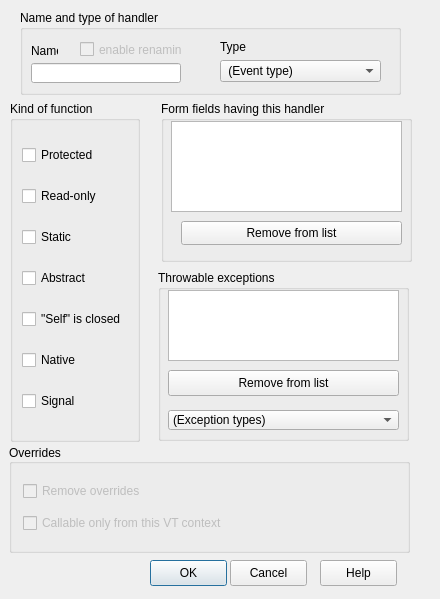
<ui version="4.0" >
 <class>IDD_HandlerBox</class>
 <widget class="QDialog" name="IDD_HandlerBox" >
  <property name="geometry" >
   <rect>
    <x>0</x>
    <y>0</y>
    <width>440</width>
    <height>599</height>
   </rect>
  </property>
  <property name="windowTitle" >
   <string>Handler</string>
  </property>
  <widget class="QGroupBox" name="GroupBox_IDC_STATIC24" >
   <property name="geometry" >
    <rect>
     <x>158</x>
     <y>270</y>
     <width>251</width>
     <height>171</height>
    </rect>
   </property>
   <property name="sizePolicy" >
    <sizepolicy>
     <hsizetype>1</hsizetype>
     <vsizetype>1</vsizetype>
     <horstretch>0</horstretch>
     <verstretch>0</verstretch>
    </sizepolicy>
   </property>
   <property name="minimumSize" >
    <size>
     <width>1</width>
     <height>0</height>
    </size>
   </property>
   <property name="focusPolicy" >
    <enum>Qt::NoFocus</enum>
   </property>
   <property name="title" >
    <string>Throwable exceptions</string>
   </property>
   <property name="alignment" >
    <set>Qt::AlignTop</set>
   </property>
   <widget class="QListWidget" name="Inherits" >
    <property name="enabled" >
     <bool>true</bool>
    </property>
    <property name="geometry" >
     <rect>
      <x>10</x>
      <y>20</y>
      <width>231</width>
      <height>71</height>
     </rect>
    </property>
   </widget>
   <widget class="QComboBox" name="NamedTypes" >
    <property name="geometry" >
     <rect>
      <x>10</x>
      <y>140</y>
      <width>231</width>
      <height>20</height>
     </rect>
    </property>
    <item>
     <property name="text" >
      <string>(Exception types)</string>
     </property>
    </item>
   </widget>
   <widget class="QPushButton" name="DelInherits" >
    <property name="geometry" >
     <rect>
      <x>10</x>
      <y>100</y>
      <width>231</width>
      <height>26</height>
     </rect>
    </property>
    <property name="focusPolicy" >
     <enum>Qt::NoFocus</enum>
    </property>
    <property name="text" >
     <string>Remove from list</string>
    </property>
   </widget>
  </widget>
  <widget class="QPushButton" name="ID_OK" >
   <property name="geometry" >
    <rect>
     <x>150</x>
     <y>560</y>
     <width>77</width>
     <height>26</height>
    </rect>
   </property>
   <property name="sizePolicy" >
    <sizepolicy>
     <hsizetype>0</hsizetype>
     <vsizetype>0</vsizetype>
     <horstretch>0</horstretch>
     <verstretch>0</verstretch>
    </sizepolicy>
   </property>
   <property name="minimumSize" >
    <size>
     <width>1</width>
     <height>0</height>
    </size>
   </property>
   <property name="focusPolicy" >
    <enum>Qt::NoFocus</enum>
   </property>
   <property name="text" >
    <string>OK</string>
   </property>
   <property name="default" >
    <bool>true</bool>
   </property>
  </widget>
  <widget class="QPushButton" name="ID_CANCEL" >
   <property name="geometry" >
    <rect>
     <x>230</x>
     <y>560</y>
     <width>77</width>
     <height>26</height>
    </rect>
   </property>
   <property name="sizePolicy" >
    <sizepolicy>
     <hsizetype>0</hsizetype>
     <vsizetype>0</vsizetype>
     <horstretch>0</horstretch>
     <verstretch>0</verstretch>
    </sizepolicy>
   </property>
   <property name="minimumSize" >
    <size>
     <width>1</width>
     <height>0</height>
    </size>
   </property>
   <property name="focusPolicy" >
    <enum>Qt::NoFocus</enum>
   </property>
   <property name="text" >
    <string>Cancel</string>
   </property>
  </widget>
  <widget class="QPushButton" name="ID_HELP" >
   <property name="geometry" >
    <rect>
     <x>320</x>
     <y>560</y>
     <width>77</width>
     <height>26</height>
    </rect>
   </property>
   <property name="sizePolicy" >
    <sizepolicy>
     <hsizetype>0</hsizetype>
     <vsizetype>0</vsizetype>
     <horstretch>0</horstretch>
     <verstretch>0</verstretch>
    </sizepolicy>
   </property>
   <property name="minimumSize" >
    <size>
     <width>1</width>
     <height>0</height>
    </size>
   </property>
   <property name="focusPolicy" >
    <enum>Qt::NoFocus</enum>
   </property>
   <property name="text" >
    <string>Help</string>
   </property>
  </widget>
  <widget class="QGroupBox" name="GroupBox_IDC_STATIC22" >
   <property name="geometry" >
    <rect>
     <x>10</x>
     <y>101</y>
     <width>130</width>
     <height>341</height>
    </rect>
   </property>
   <property name="sizePolicy" >
    <sizepolicy>
     <hsizetype>1</hsizetype>
     <vsizetype>1</vsizetype>
     <horstretch>0</horstretch>
     <verstretch>0</verstretch>
    </sizepolicy>
   </property>
   <property name="minimumSize" >
    <size>
     <width>1</width>
     <height>0</height>
    </size>
   </property>
   <property name="focusPolicy" >
    <enum>Qt::NoFocus</enum>
   </property>
   <property name="title" >
    <string>Kind of function</string>
   </property>
   <layout class="QVBoxLayout" >
    <property name="margin" >
     <number>9</number>
    </property>
    <property name="spacing" >
     <number>6</number>
    </property>
    <item>
     <widget class="QCheckBox" name="Protected" >
      <property name="sizePolicy" >
       <sizepolicy>
        <hsizetype>0</hsizetype>
        <vsizetype>0</vsizetype>
        <horstretch>0</horstretch>
        <verstretch>0</verstretch>
       </sizepolicy>
      </property>
      <property name="focusPolicy" >
       <enum>Qt::StrongFocus</enum>
      </property>
      <property name="text" >
       <string>Protected</string>
      </property>
     </widget>
    </item>
    <item>
     <widget class="QCheckBox" name="ConstFunc" >
      <property name="sizePolicy" >
       <sizepolicy>
        <hsizetype>0</hsizetype>
        <vsizetype>0</vsizetype>
        <horstretch>0</horstretch>
        <verstretch>0</verstretch>
       </sizepolicy>
      </property>
      <property name="focusPolicy" >
       <enum>Qt::StrongFocus</enum>
      </property>
      <property name="text" >
       <string>Read-only</string>
      </property>
     </widget>
    </item>
    <item>
     <widget class="QCheckBox" name="StaticFunc" >
      <property name="sizePolicy" >
       <sizepolicy>
        <hsizetype>0</hsizetype>
        <vsizetype>0</vsizetype>
        <horstretch>0</horstretch>
        <verstretch>0</verstretch>
       </sizepolicy>
      </property>
      <property name="focusPolicy" >
       <enum>Qt::StrongFocus</enum>
      </property>
      <property name="text" >
       <string>Static</string>
      </property>
     </widget>
    </item>
    <item>
     <widget class="QCheckBox" name="Abstract" >
      <property name="sizePolicy" >
       <sizepolicy>
        <hsizetype>0</hsizetype>
        <vsizetype>0</vsizetype>
        <horstretch>0</horstretch>
        <verstretch>0</verstretch>
       </sizepolicy>
      </property>
      <property name="focusPolicy" >
       <enum>Qt::StrongFocus</enum>
      </property>
      <property name="text" >
       <string>Abstract</string>
      </property>
     </widget>
    </item>
    <item>
     <widget class="QCheckBox" name="Closed" >
      <property name="whatsThis" >
       <string>The "self" object of this function may be unfinished, i.e., not yet fully initialized and therefore "closed": its members cannot yet be used</string>
      </property>
      <property name="text" >
       <string>"Self" is closed</string>
      </property>
     </widget>
    </item>
    <item>
     <widget class="QCheckBox" name="Native" >
      <property name="sizePolicy" >
       <sizepolicy>
        <hsizetype>0</hsizetype>
        <vsizetype>0</vsizetype>
        <horstretch>0</horstretch>
        <verstretch>0</verstretch>
       </sizepolicy>
      </property>
      <property name="focusPolicy" >
       <enum>Qt::StrongFocus</enum>
      </property>
      <property name="text" >
       <string>Native</string>
      </property>
     </widget>
    </item>
    <item>
     <widget class="QCheckBox" name="Signal" >
      <property name="sizePolicy" >
       <sizepolicy>
        <hsizetype>0</hsizetype>
        <vsizetype>0</vsizetype>
        <horstretch>0</horstretch>
        <verstretch>0</verstretch>
       </sizepolicy>
      </property>
      <property name="focusPolicy" >
       <enum>Qt::StrongFocus</enum>
      </property>
      <property name="text" >
       <string>Signal</string>
      </property>
     </widget>
    </item>
   </layout>
  </widget>
  <widget class="QGroupBox" name="groupBox" >
   <property name="geometry" >
    <rect>
     <x>161</x>
     <y>101</y>
     <width>251</width>
     <height>161</height>
    </rect>
   </property>
   <property name="sizePolicy" >
    <sizepolicy>
     <hsizetype>1</hsizetype>
     <vsizetype>1</vsizetype>
     <horstretch>0</horstretch>
     <verstretch>0</verstretch>
    </sizepolicy>
   </property>
   <property name="title" >
    <string>Form fields having this handler</string>
   </property>
   <widget class="QPushButton" name="FieldRemove" >
    <property name="geometry" >
     <rect>
      <x>20</x>
      <y>120</y>
      <width>221</width>
      <height>24</height>
     </rect>
    </property>
    <property name="text" >
     <string>Remove from list</string>
    </property>
   </widget>
   <widget class="QListWidget" name="FieldList" >
    <property name="geometry" >
     <rect>
      <x>10</x>
      <y>20</y>
      <width>231</width>
      <height>91</height>
     </rect>
    </property>
   </widget>
  </widget>
  <widget class="QGroupBox" name="GroupBox_IDC_STATIC21" >
   <property name="geometry" >
    <rect>
     <x>20</x>
     <y>10</y>
     <width>381</width>
     <height>85</height>
    </rect>
   </property>
   <property name="focusPolicy" >
    <enum>Qt::NoFocus</enum>
   </property>
   <property name="title" >
    <string>Name and type of handler</string>
   </property>
   <widget class="QLineEdit" name="NewName" >
    <property name="geometry" >
     <rect>
      <x>11</x>
      <y>53</y>
      <width>150</width>
      <height>20</height>
     </rect>
    </property>
    <property name="sizePolicy" >
     <sizepolicy>
      <hsizetype>0</hsizetype>
      <vsizetype>0</vsizetype>
      <horstretch>0</horstretch>
      <verstretch>0</verstretch>
     </sizepolicy>
    </property>
    <property name="minimumSize" >
     <size>
      <width>150</width>
      <height>0</height>
     </size>
    </property>
    <property name="focusPolicy" >
     <enum>Qt::StrongFocus</enum>
    </property>
    <property name="alignment" >
     <set>Qt::AlignLeading</set>
    </property>
   </widget>
   <widget class="QComboBox" name="EventType" >
    <property name="geometry" >
     <rect>
      <x>200</x>
      <y>50</y>
      <width>161</width>
      <height>22</height>
     </rect>
    </property>
    <item>
     <property name="text" >
      <string> (Event type)</string>
     </property>
    </item>
   </widget>
   <widget class="QLabel" name="Label_IDC_STATIC46" >
    <property name="geometry" >
     <rect>
      <x>11</x>
      <y>31</y>
      <width>27</width>
      <height>19</height>
     </rect>
    </property>
    <property name="focusPolicy" >
     <enum>Qt::NoFocus</enum>
    </property>
    <property name="text" >
     <string>Name</string>
    </property>
    <property name="alignment" >
     <set>Qt::AlignLeading|Qt::AlignLeft|Qt::AlignVCenter</set>
    </property>
   </widget>
   <widget class="QCheckBox" name="EnableName" >
    <property name="enabled" >
     <bool>false</bool>
    </property>
    <property name="geometry" >
     <rect>
      <x>60</x>
      <y>30</y>
      <width>102</width>
      <height>19</height>
     </rect>
    </property>
    <property name="focusPolicy" >
     <enum>Qt::StrongFocus</enum>
    </property>
    <property name="text" >
     <string>enable renaming</string>
    </property>
   </widget>
   <widget class="QLabel" name="label" >
    <property name="geometry" >
     <rect>
      <x>200</x>
      <y>30</y>
      <width>46</width>
      <height>14</height>
     </rect>
    </property>
    <property name="text" >
     <string>Type</string>
    </property>
   </widget>
  </widget>
  <widget class="QGroupBox" name="GroupBox_IDC_STATIC25" >
   <property name="geometry" >
    <rect>
     <x>9</x>
     <y>444</y>
     <width>401</width>
     <height>109</height>
    </rect>
   </property>
   <property name="sizePolicy" >
    <sizepolicy>
     <hsizetype>1</hsizetype>
     <vsizetype>1</vsizetype>
     <horstretch>0</horstretch>
     <verstretch>0</verstretch>
    </sizepolicy>
   </property>
   <property name="minimumSize" >
    <size>
     <width>1</width>
     <height>0</height>
    </size>
   </property>
   <property name="focusPolicy" >
    <enum>Qt::NoFocus</enum>
   </property>
   <property name="title" >
    <string>Overrides</string>
   </property>
   <property name="alignment" >
    <set>Qt::AlignVCenter</set>
   </property>
   <layout class="QVBoxLayout" >
    <property name="margin" >
     <number>11</number>
    </property>
    <property name="spacing" >
     <number>6</number>
    </property>
    <item>
     <widget class="QCheckBox" name="RMOverrides" >
      <property name="enabled" >
       <bool>false</bool>
      </property>
      <property name="focusPolicy" >
       <enum>Qt::StrongFocus</enum>
      </property>
      <property name="text" >
       <string>Remove overrides</string>
      </property>
     </widget>
    </item>
    <item>
     <widget class="QCheckBox" name="EnforceOver" >
      <property name="enabled" >
       <bool>false</bool>
      </property>
      <property name="focusPolicy" >
       <enum>Qt::StrongFocus</enum>
      </property>
      <property name="text" >
       <string>Callable only from this VT context</string>
      </property>
     </widget>
    </item>
   </layout>
  </widget>
 </widget>
 <layoutdefault spacing="6" margin="11" />
 <tabstops>
  <tabstop>NewName</tabstop>
  <tabstop>EnableName</tabstop>
  <tabstop>Protected</tabstop>
  <tabstop>ConstFunc</tabstop>
  <tabstop>StaticFunc</tabstop>
  <tabstop>Abstract</tabstop>
  <tabstop>Native</tabstop>
  <tabstop>Signal</tabstop>
  <tabstop>Inherits</tabstop>
  <tabstop>NamedTypes</tabstop>
  <tabstop>RMOverrides</tabstop>
  <tabstop>EnforceOver</tabstop>
 </tabstops>
 <resources/>
 <connections/>
</ui>
